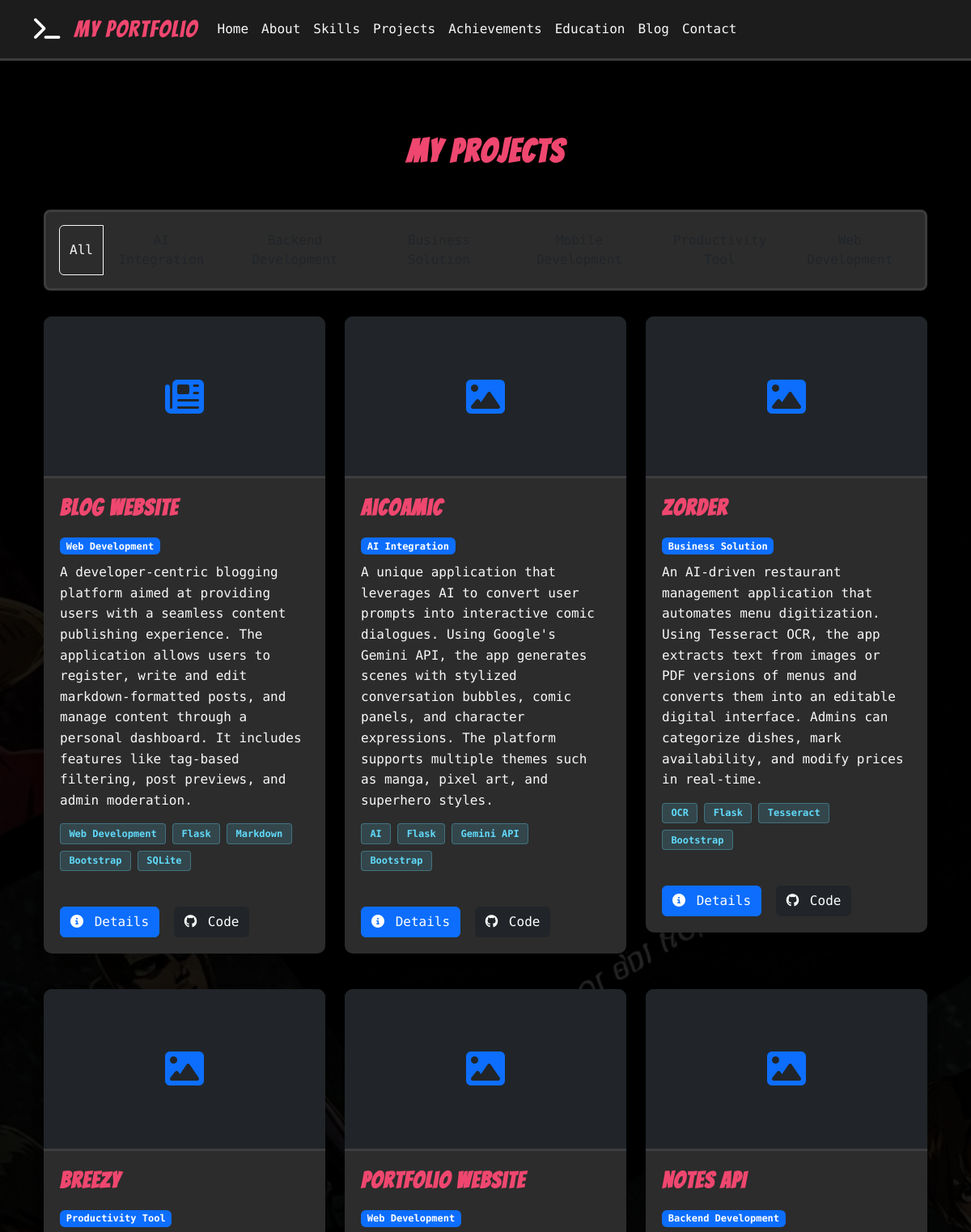
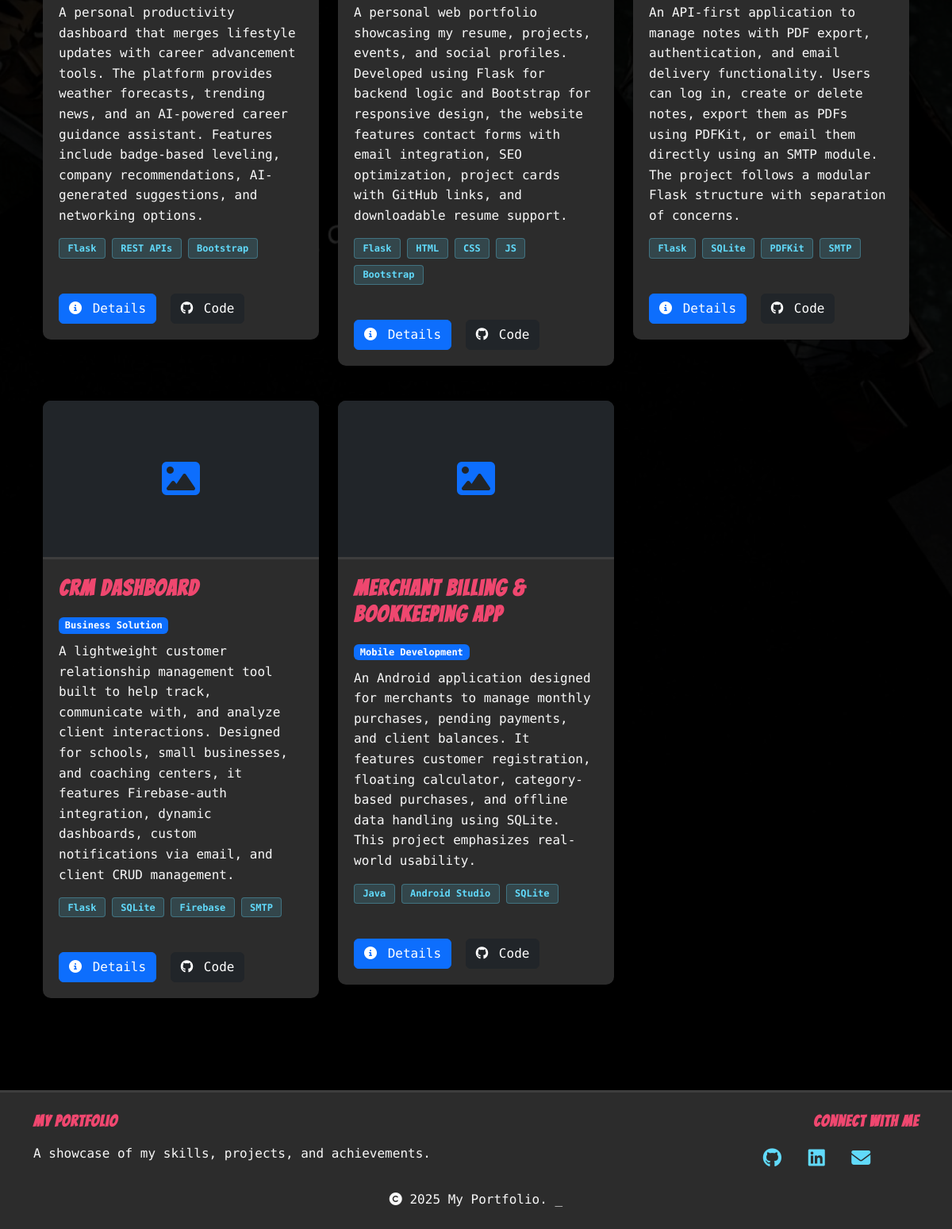
The app's page /projects with its own data (2 pictures, top to bottom).
### tables this page shows
CREATE TABLE Project (
        id INTEGER PRIMARY KEY AUTOINCREMENT,
        title TEXT NOT NULL,
        description TEXT NOT NULL,
        image TEXT,
        github_link TEXT,
        live_link TEXT,
        categories TEXT
    , created_at TIMESTAMP, category TEXT, featured INTEGER DEFAULT 0);

### app_sqlite.py (the view)
@app.route('/projects')
def projects():
    db = get_db()
    all_projects_raw = db.execute('SELECT * FROM Project ORDER BY created_at DESC').fetchall()
    all_projects = []
    for project in all_projects_raw:
        project_dict = dict(project)
        project_dict['technologies'] = project_dict.get('categories', '')
        project_dict['url'] = project_dict.get('live_link', '')
        project_dict['github_url'] = project_dict.get('github_link', '')
        all_projects.append(project_dict)
    categories = db.execute(
        'SELECT DISTINCT category FROM Project WHERE category IS NOT NULL'
    ).fetchall()
    categories = [cat['category'] for cat in categories]
    categories.sort()
    return render_template('projects.html', projects=all_projects, categories=categories)

### app_sqlite.py (called while the page is built)
def get_db():
    if 'db' not in g:
        g.db = sqlite3.connect(
            app.config['DATABASE'],
            detect_types=sqlite3.PARSE_DECLTYPES
        )
        g.db.row_factory = sqlite3.Row
    return g.db

@app.context_processor
def inject_now():
    return {'now': datetime.utcnow()}

@app.context_processor
def inject_user():
    user = None
    if 'user_id' in session:
        db = get_db()
        user = db.execute('SELECT * FROM User WHERE id = ?', (session['user_id'],)).fetchone()
    return {'current_user': user}

@app.context_processor
def inject_unread_messages():
    if 'user_id' in session:
        db = get_db()
        unread_message_count = db.execute(
            'SELECT COUNT(*) FROM Contact WHERE is_read = 0'
        ).fetchone()[0]
        return {'unread_message_count': unread_message_count}
    return {'unread_message_count': 0}

### templates/projects.html (shortened to what this page needs)
{% extends "layout.html" %}
{% block content %}
<section class="projects-section py-5">
    <div class="container">
        <h1 class="bangers-font text-center mb-5">My Projects</h1>
        {% if projects %}
            <div class="project-filters mb-4 text-center">
                <div class="comic-panel p-3">
                    <div class="btn-group" role="group" aria-label="Project filters">
                        <button type="button" class="btn btn-filter active" data-filter="all">
                            All
                        </button>
                        {% for category in categories %}
                            <button type="button" class="btn btn-filter" data-filter="{{ category }}">
                            </button>
                        {% endfor %}
                    </div>
                </div>
            </div>
            <div class="row" id="projectsGrid">
                {% for project in projects %}
                    <div class="col-md-6 col-lg-4 mb-4 project-item"
                         data-category="{{ project.category }}">
                        <div class="project-card animate-on-scroll">
                            <a href="{{ url_for('project_detail', id=project.id) }}" class="project-card-link">
                                <div class="project-content">
                                    <h3 class="bangers-font">{{ project.title }}</h3>
                                    <div class="project-category mb-2">
                                        <span class="badge bg-primary">{{ project.category }}</span>
                                    </div>
                                    <p>{{ project.description }}</p>
                                    <div class="d-flex flex-wrap mb-3">
                                        {% for tech in project.technologies.split(',') %}
                                            <span class="tech-badge">{{ tech.strip() }}</span>
                                        {% endfor %}
                                    </div>
                                </div>
                            </a>
                            <div class="project-links">
                                <a href="{{ url_for('project_detail', id=project.id) }}" class="btn btn-primary">
                                    <i class="fas fa-info-circle me-1"></i> Details
                                </a>
                                {% if project.github_url %}
                                    <a href="{{ project.github_url }}" target="_blank" class="btn btn-dark ms-2">
                                        <i class="fab fa-github me-1"></i> Code
                                    </a>
                                {% endif %}
                            </div>
                        </div>
                    </div>
                {% endfor %}
            </div>
        {% else %}
            <div class="comic-panel text-center p-5">
                <i class="fas fa-laptop-code fa-5x mb-4 text-primary"></i>
                <h3 class="bangers-font">No Projects Yet</h3>
                <p>Projects will be added soon! Check back later.</p>
            </div>
        {% endif %}
    </div>
</section>
{% endblock %}

### static/css/style.css (style rules this page uses)
:root { --bg-color: #1e1e1e; --text-color: #f8f8f8; --primary-color: #61DAFB; --primary-color-rgb: 97, 218, 251; --secondary-color: #FFD166; --secondary-color-rgb: 255, 209, 102; --accent-color: #EF476F; --accent-color-rgb: 239, 71, 111; --panel-bg: #2c2c2c; --border-color: #3d3d3d; --terminal-green: #00ff00; --danger-color: #FF6B6B; --info-color: #61AFEF; }
body { background-image: url('../img/Gemini_Generated_Image_z3yqisz3yqisz3yq.jpg'); background-color: var(--bg-color); background-size: cover; background-position: center; background-repeat: no-repeat; background-attachment: fixed; color: var(--text-color); font-family: 'Source Code Pro', monospace; line-height: 1.6; position: relative; }
body::before { content: ''; position: fixed; top: 0; left: 0; width: 100%; height: 100%; background-color: rgba(0, 0, 0, 0.85); z-index: -1; }
h1, h2, h3, h4, h5, h6 { font-weight: 700; margin-bottom: 1rem; }
a { color: var(--primary-color); text-decoration: none; transition: color 0.3s; }
.bangers-font { font-family: 'Bangers', cursive; letter-spacing: 0.05em; color: var(--accent-color); }
.comic-panel { background-color: var(--panel-bg); border: 3px solid var(--border-color); border-radius: 8px; padding: 1.5rem; margin-bottom: 2rem; position: relative; overflow: hidden; box-shadow: 0 6px 12px rgba(0, 0, 0, 0.2); }
.comic-panel::before { content: ""; position: absolute; top: 0; left: 0; right: 0; height: 5px; background: linear-gradient(90deg, var(--accent-color), var(--accent-hover)); }
.project-card { background-color: var(--panel-bg); border-radius: 10px; overflow: hidden; box-shadow: 0 6px 15px rgba(0, 0, 0, 0.1); transition: transform 0.3s ease, box-shadow 0.3s ease; margin-bottom: 20px; position: relative; color: var(--text-color); }
.project-card-link { text-decoration: none; color: var(--text-color); display: block; }
.project-content { padding: 20px; }
.project-links { padding: 0 20px 20px; }
.tech-badge { display: inline-block; background-color: rgba(var(--primary-color-rgb), 0.15); color: var(--primary-color); padding: 0.35rem 0.65rem; font-size: 0.75rem; font-weight: 600; line-height: 1; text-align: center; white-space: nowrap; vertical-align: baseline; border-radius: 0.25rem; margin-right: 0.5rem; margin-bottom: 0.5rem; border: 1px solid rgba(var(--primary-color-rgb), 0.3); }

### records on screen
Project: title "Blog Website", category "Web Development", description "A developer-centric blogging platform aimed at providing users with a seamless content publishing experience. The application allows users to register, write and edit markdown-formatted posts, and manage content through a personal dashboard. It includes features like tag-based filtering, post previews, and admin moderation.", strip "Web Development" "Flask" "Markdown" "Bootstrap" "SQLite"
Project: title "AiCoamic", category "AI Integration", description "A unique application that leverages AI to convert user prompts into interactive comic dialogues. Using Google's Gemini API, the app generates scenes with stylized conversation bubbles, comic panels, and character expressions. The platform supports multiple themes such as manga, pixel art, and superhero styles.", strip "AI" "Flask" "Gemini API" "Bootstrap"
Project: title "Zorder", category "Business Solution", description "An AI-driven restaurant management application that automates menu digitization. Using Tesseract OCR, the app extracts text from images or PDF versions of menus and converts them into an editable digital interface. Admins can categorize dishes, mark availability, and modify prices in real-time.", strip "OCR" "Flask" "Tesseract" "Bootstrap"
Project: title "Breezy", category "Productivity Tool", description "A personal productivity dashboard that merges lifestyle updates with career advancement tools. The platform provides weather forecasts, trending news, and an AI-powered career guidance assistant. Features include badge-based leveling, company recommendations, AI-generated suggestions, and networking options.", strip "Flask" "REST APIs" "Bootstrap"
Project: title "Portfolio Website", category "Web Development", description "A personal web portfolio showcasing my resume, projects, events, and social profiles. Developed using Flask for backend logic and Bootstrap for responsive design, the website features contact forms with email integration, SEO optimization, project cards with GitHub links, and downloadable resume support.", strip "Flask" "HTML" "CSS" "JS" "Bootstrap"
Project: title "Notes API", category "Backend Development", description "An API-first application to manage notes with PDF export, authentication, and email delivery functionality. Users can log in, create or delete notes, export them as PDFs using PDFKit, or email them directly using an SMTP module. The project follows a modular Flask structure with separation of concerns.", strip "Flask" "SQLite" "PDFKit" "SMTP"
Project: title "CRM Dashboard", category "Business Solution", description "A lightweight customer relationship management tool built to help track, communicate with, and analyze client interactions. Designed for schools, small businesses, and coaching centers, it features Firebase-auth integration, dynamic dashboards, custom notifications via email, and client CRUD management.", strip "Flask" "SQLite" "Firebase" "SMTP"
Project: title "Merchant Billing & Bookkeeping App", category "Mobile Development", description "An Android application designed for merchants to manage monthly purchases, pending payments, and client balances. It features customer registration, floating calculator, category-based purchases, and offline data handling using SQLite. This project emphasizes real-world usability.", strip "Java" "Android Studio" "SQLite"
